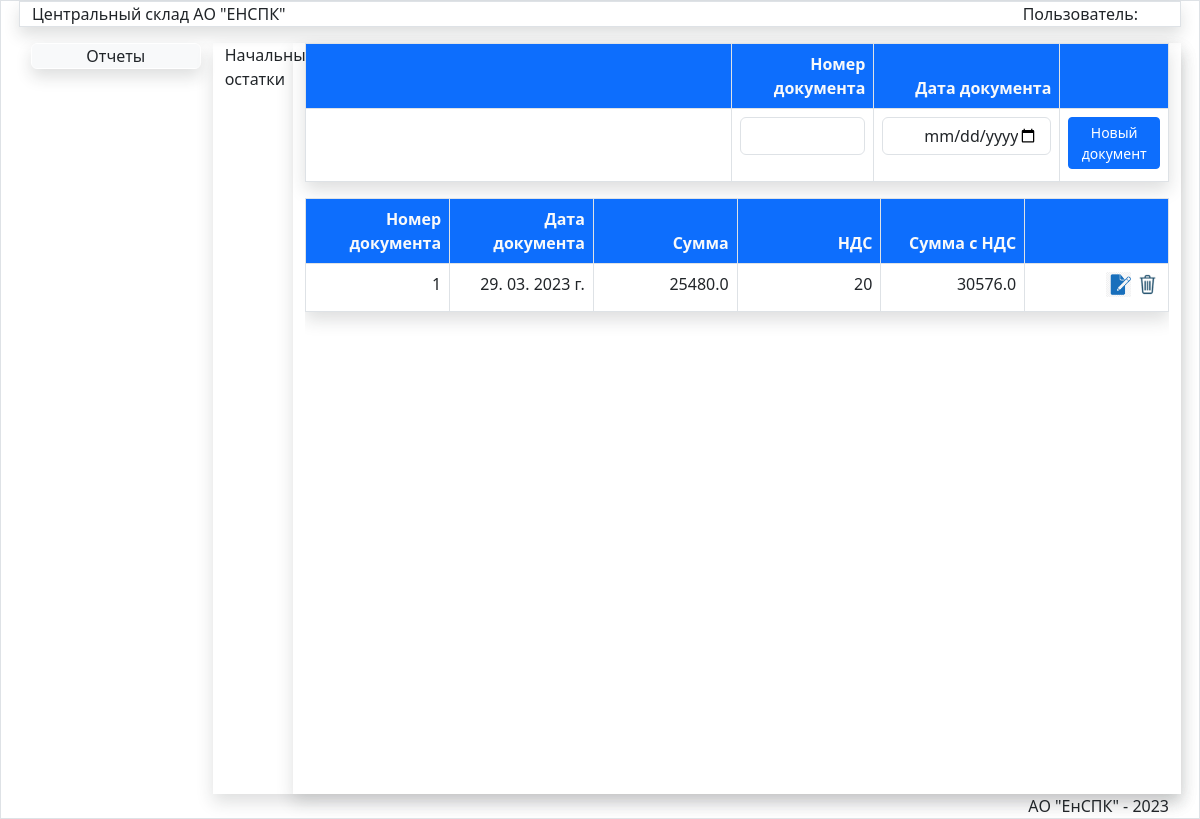
Page /JurnalOst/ on the earlier database version.
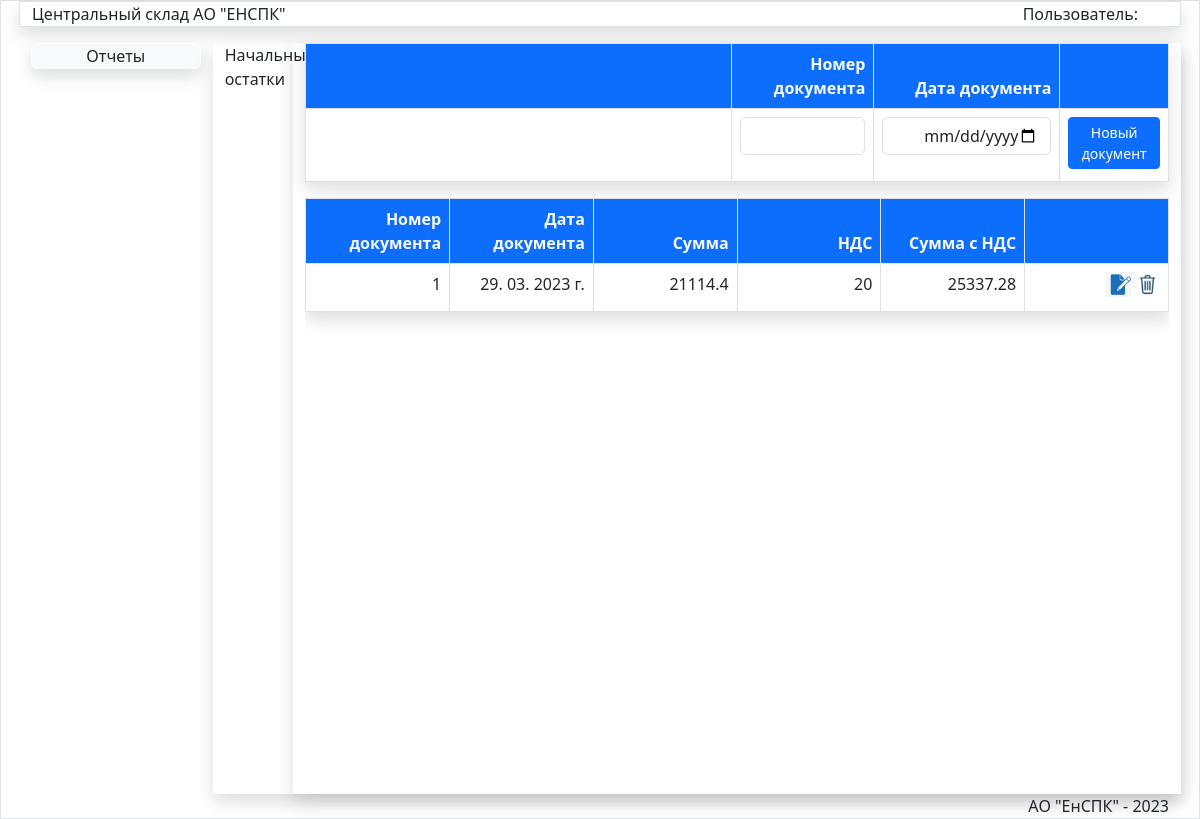
Same page on the later database version.
### store/models.py (models this page shows)
class Jurnal(models.Model):
    oper=models.IntegerField(verbose_name="Код операции")
    nomerdoc=models.CharField(max_length=50,verbose_name='Номер документа')
    datadoc=models.DateTimeField(verbose_name='Дата документа')
    postav=models.ForeignKey(Postav,verbose_name='Поставщик',on_delete=models.PROTECT)
    obct=models.ForeignKey(Obct,verbose_name='Объект',on_delete=models.PROTECT)
    podraz=models.ForeignKey(Podraz,verbose_name='Подразделение',on_delete=models.PROTECT)
    fio=models.ForeignKey(Fio,verbose_name='Подотчет',on_delete=models.PROTECT)
    spis=models.ForeignKey(Spis,blank=True,null=True,verbose_name='Причина списания',on_delete=models.PROTECT)
    summa=models.FloatField(verbose_name='Сумма',default=0)
    nds=models.IntegerField(verbose_name='НДС',default=20)
    summawithnds=models.FloatField(verbose_name='Сумма с НДС',default=0)
    updated_at = models.DateTimeField(auto_now=True, verbose_name='Создан')
    created_at = models.DateTimeField(auto_now_add=True, verbose_name='Обновлен')
    class Meta:
        verbose_name = 'Документ'
        verbose_name_plural = 'Документы'
        ordering = ['-datadoc', ]

### store/views.py (the view)
# urls.py: path('JurnalOst/', JurnalOst, name='JurnalOst'),
def JurnalOst(request):
    podraz = Podraz.objects.get(pk=74)
    postav = Postav.objects.get(pk=9)
    obct = Obct.objects.get(pk=180)
    fio = Fio.objects.get(pk=5)
    jurnalost=Jurnal.objects.filter(oper=1).order_by('-created_at')
    if request.method=='POST':
        nomerdoc1=request.POST['nomerdoc']
        datadoc1=request.POST['datadoc']
        print(nomerdoc1,datadoc1)
        newost=Jurnal()
        newost.nomerdoc=nomerdoc1
        newost.datadoc=datadoc1
        newost.podraz=podraz
        newost.postav=postav
        newost.obct=obct
        newost.fio=fio
        newost.oper=1
        newost.save()
        un = Jurnal.objects.filter(oper=1).values()
        unit_data=list(un)
        print(newost.id)
        ur=reverse('AddStringOst',args=[newost.id])
        print(ur)
        return JsonResponse({'status':1,'unit_data':unit_data,'url': ur})
    else:
        form=OstDocForm(initial={'podraz':podraz,'postav':postav,'obct':obct,'fio':fio})
    return render(request,'store/Doc/JurnalOst.html',{'jurnalost':jurnalost,'pic_label':'Начальные остатки','form':form,'title':'Журнал начальных остатков'})

### store/templates/store/Doc/JurnalOst.html (shortened to what this page needs)
{% extends 'store/menu.html' %}
{% load static %}
{% block DataArea %}
<div class="row">
<div class="col-md-1">{{pic_label}}</div>
<div class="col-md-11 mx-auto shadow">
<table class="table shadow table-bordered table-hover">
<thead class=" bg-primary  text-light">
<tr>
<th style="width:50%;" class=" text-end" colspan="3" ></th>
<th style="width:16.6%;" class=" text-end" >Номер документа</th>
<th style="width:16.6%;" class=" text-end" >Дата документа</th>
<th style="width:12.6%;" class=" text-end"></th>
</tr>
</thead>
    <form method="post" id="ost-form">
    <tr >
        <td colspan="3"></td>
        <td  class=" text-end" ><input type="text" id="id_nomerdoc" class="form-control" style="text-align:right" required></td>
        <td  class=" text-end" ><input type="date" id="id_datadoc" class="form-control" style="text-align:right" required/></td>
        <td  class="text-end"> <button type="submit" class="btn  btn-primary btn-sm mb-1 " id="savebtn">Новый документ</button></td>
    </form>
</table>
 <div class="scrolltable">
<table class="table shadow table-bordered table-hover">
<thead class="bg-primary text-light">
     <th style="width:16.6%;" class="text-end">Номер документа</th>
<th style="width:16.6%;" class=" text-end" >Дата документа</th>
<th style="width:16.6%;" class=" text-end" >Сумма</th>
<th style="width:16.6%;" class=" text-end" >НДС</th>
<th style="width:16.6%;" class=" text-end" >Сумма с НДС</th>
<th style="width:16.6%;" class=" text-end"></th>
</thead>
    <tbody id="ost-doc">
    {% for item in jurnalost %}
    <tr><td  class="border text-end fixed">{{item.nomerdoc}}</td>
    <td class=" text-end">{{item.datadoc|date:"d. m. Y г." }}</td>
    <td class=" text-end">{{item.summa}}</td>
    <td class=" text-end">{{item.nds}}</td>
    <td class="text-end">{{item.summawithnds }}</td>
    <td class="text-end align-middle " ><input data-sid="{{item.pk}}" data-update="{{url_update}}" value="Update" type="image" class="btn-ost-update mr-3" src="{% static '/images/edit2.png' %}" width="25px" >
   <input data-sid="{{item.pk}}" data-del="{{url_delete}}" class="btn-ost-del " value="Delete" type="image" src="{% static '/images/del.png' %}" width="25px"> </td>
    </tr>
    {% endfor %}
    </tbody>
</table>
</div>
</div>
</div>
{% endblock DataArea %}

Differences in the rows shown:
changed Jurnal: summa "25480.0" → "21114.4"; summawithnds "30576.0" → "25337.28"
